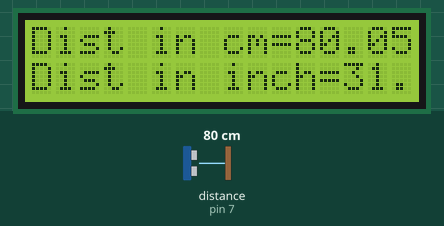
Simulated run of this sketch. Board: Arduino Uno, built with avr-gcc and run on an emulated ATmega328P. On the bench: 16×2 character LCD. Wiring (inferred from the names in the program): ultrasonic range finder: trigger pin 7; echo pin 7. The test bench sets the inputs (shaded band); at power-on: distance to the obstacle (sensor on pin 7) 80 cm. The echo pulse lasts 58.3 µs per cm.

Above: at 1.2 s.
1.3 s: distance to the obstacle (sensor on pin 7) set to 9 cm
At 2.2 s:
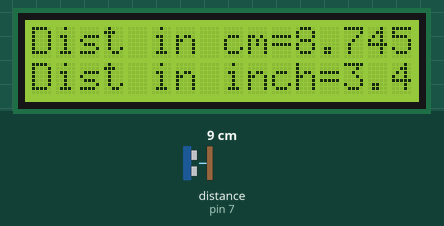
3.0 s: distance to the obstacle (sensor on pin 7) set to 18 cm
At 3.64 s:
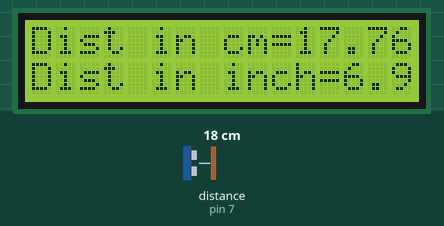
4.6 s: distance to the obstacle (sensor on pin 7) set to 2 cm
At 5.9 s:
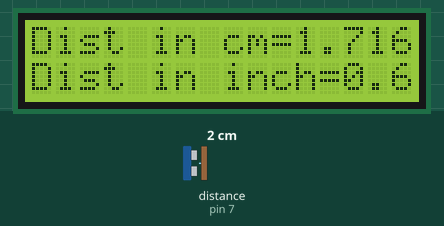
Timing chart, 0 to 7.6 s (numbered marks = the images above; inputs shaded):
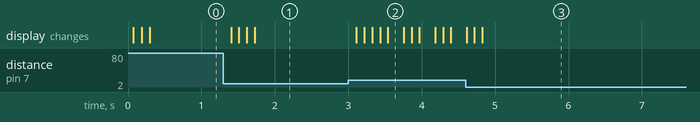

The sketch:

Ultrasonic_sensor_interface_with_arduino.ino
```cpp
/*
  The circuit:
 * LCD RS pin to digital pin 12
 * LCD Enable pin to digital pin 11
 * LCD D4 pin to digital pin 5
 * LCD D5 pin to digital pin 4
 * LCD D6 pin to digital pin 3
 * LCD D7 pin to digital pin 2
 * LCD R/W pin to ground
 * LCD VSS pin to ground
 * LCD VCC pin to 5V
 * 10K resistor:
 * ends to +5V and ground
 * wiper to LCD VO pin (pin 3)
   * +V connection of the PING))) attached to +5V
   * GND connection attached to ground
   * SIG connection attached to digital pin 7
*/
#include <LiquidCrystal.h>
const int rs = 12, en = 11, d4 = 5, d5 = 4, d6 = 3, d7 = 2;
LiquidCrystal lcd(rs, en, d4, d5, d6, d7);
float inches = 0;
float cm = 0;
#define sensor 7
long readUltrasonicDistance(int pin)
{
  pinMode(pin, OUTPUT);  // Clear the trigger
  digitalWrite(pin, LOW);
  delayMicroseconds(2);
  // Sets the pin on HIGH state for 10 micro seconds
  digitalWrite(pin, HIGH);
  delayMicroseconds(10);
  digitalWrite(pin, LOW);
  pinMode(pin, INPUT);
  // Reads the pin, and returns the sound wave travel time in microseconds
  return pulseIn(pin, HIGH);
}

void setup()
{
  pinMode(sensor, INPUT);
  Serial.begin(9600);
  lcd.begin(16, 2);

}

void loop()
{
  // measure the ping time in cm
  cm = 0.01723 * readUltrasonicDistance(sensor);
  // convert to inches by dividing by 2.54
  inches = (cm / 2.54);
  lcd.setCursor(0, 0);
  lcd.print("Dist in cm=");
  lcd.setCursor(11, 0);
  lcd.print(cm);
  lcd.setCursor(0, 1);
  lcd.print("Dist in inch=");
  lcd.setCursor(13, 1);
  lcd.print(inches);
  delay(100);
  //lcd.clear();
  // Wait for 100 millisecond(s)
}
```

Measured:
- after the input at 1.3 s, the display: first changes after 0.10 s (image 1 shows a later state)
- after the input at 3.0 s, the display: first changes after 0.11 s (image 2 shows a later state)
